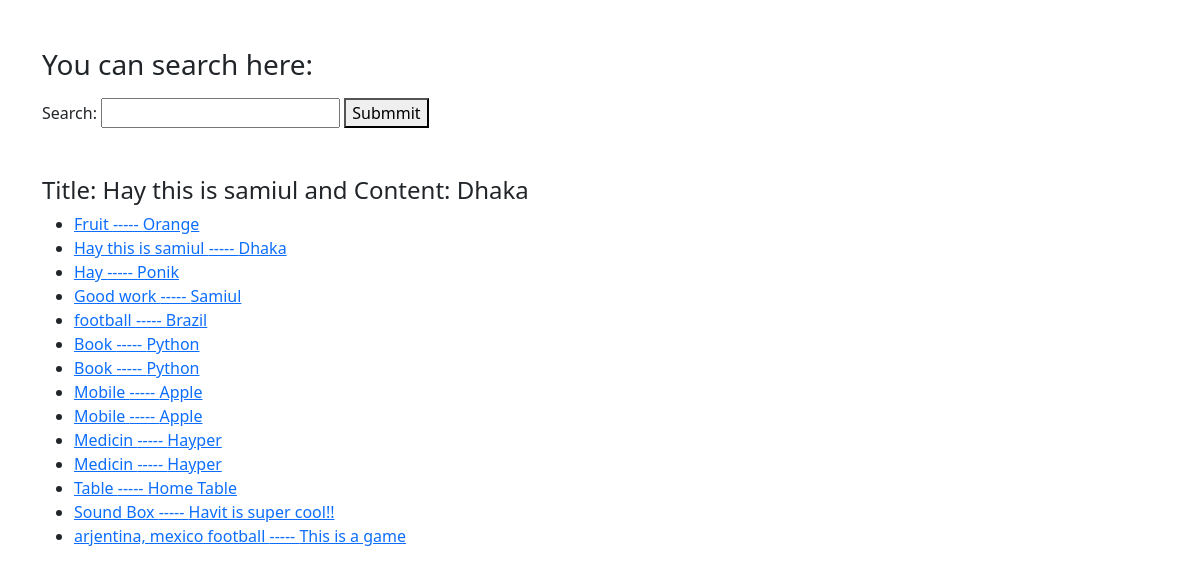
The app's page / (signed in) with its own data.
### article/models.py (models this page shows)
class Article(models.Model):
    title = models.TextField()
    content = models.TextField()

### trydjango/views.py (the view)
# urls.py: 2. Add a URL to urlpatterns:  path('', views.home, name='home')
@login_required
def home(request, *args, **kwargs):
    get_obj = Article.objects.get(id=2)
    queryset = Article.objects.all()
    context = {
        'objects': get_obj,
        'queryset': queryset,
    }
    Html_Response = render_to_string("home.html", context = context)
    return HttpResponse(Html_Response)

### templates/home.html
{% extends "base.html" %}
{% block content %}
<div class="container">
    <h4> Title: {{ objects.title }} and Content: {{ objects.content }} </h4>
    <ul>
        {% for x in queryset %}
            {% if x.title %}
                <li><a href="article/{{ x.id }}">{{ x.title }} ----- {{ x.content }}</a></li>
            {% endif %}
        {% endfor %}
    </ul>
</div>
{% endblock content %}

### templates/base.html (shortened to what this page needs)
<!doctype html>
<html lang="en">
  <head>
    <link href="https://cdn.jsdelivr.net/npm/bootstrap@5.0.2/dist/css/bootstrap.min.css" rel="stylesheet">
  </head>
  <body>
    <div class="container mb-5 mt-5">
      <h3 class="mb-3">You can search here:</h3>
      <div class="">
        <form action="/article/" method="GET">
          <label for="q">Search:</label>
          <input type="text" name="q"/>
          <button>Submmit</button>
        </form>
      </div>
    </div>
    {% block content %}
    {% endblock content %}
  </body>
</html>

### records on screen
Article: title "Hay this is samiul", content "Dhaka"
Article: title "Fruit", content "Orange"
Article: title "Hay", content "Ponik"
Article: title "Good work", content "Samiul"
Article: title "football", content "Brazil"
Article: title "Book", content "Python"
Article: title "Book", content "Python"
Article: title "Mobile", content "Apple"
Article: title "Mobile", content "Apple"
Article: title "Medicin", content "Hayper"
Article: title "Medicin", content "Hayper"
Article: title "Table", content "Home Table"
Article: title "Sound Box", content "Havit is super cool!!"
Article: title "arjentina, mexico football", content "This is a game"
